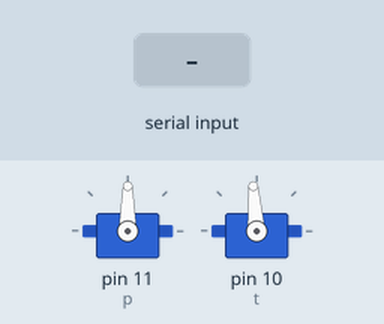
Recording of a sketch running on a simulated Arduino Uno, built with avr-gcc and run on an emulated ATmega328P. Parts: 2 × servo. The inputs (shaded band) are chosen by the test bench.

Above: at 1.2 s.
1.3 s: "p 150\n" received over Serial
At 3.4 s:
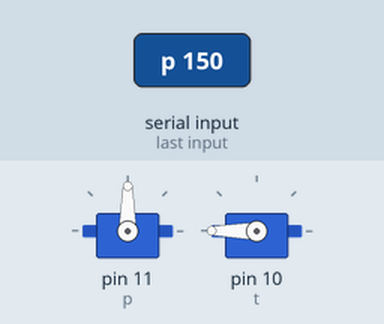
Timing chart, 0 to 4.9 s (numbered marks = the images above; inputs shaded):
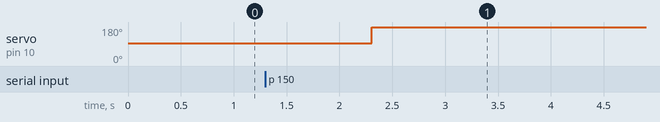

Measured:
- after the input at 1.3 s, servo on pin 10 (t): 94° → 180° after 1.0 s

The sketch:

visual_servo.ino
```cpp
#include <Servo.h>

Servo t;
Servo p;

String cmd;
String pan;
String til;

float s1;
float s2;

float pm = 90;
float tm = 90;

float p_val;
float t_val;

long map(long x, long in_min, long in_max, long out_min, long out_max) {
  return (x - in_min) * (out_max - out_min) / (in_max - in_min) + out_min;
}

void setup() {
  // put your setup code here, to run once:
  Serial.begin(9600);
  p.attach(11);
  t.attach(10);
  t.write(94);
  p.write(90);
}

void loop() {
  // put your main code here, to run repeatedly:
  if (Serial.available() > 0) {
    cmd = Serial.readString();
    int f = cmd.indexOf(" ");
    int l = cmd.indexOf("\n");
    if (cmd.substring(0,1) == "p") {
      s1 = cmd.substring(1, f).toFloat();
      s2 = cmd.substring(f + 1, l).toFloat();
      pm = pm + s1;
      tm = tm + s2;
      if (pm > 140) {
        pm = 140;
      } else if (pm < 40) {
        pm = 40;
      }
      if (tm > 180) {
        tm = 180;
      } else if (tm < 70) {
        tm = 70;
      }

      p.write(pm);
      t.write(tm);
    }
  }
}
```
